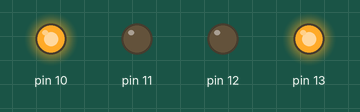
Recording of a sketch running on a simulated Arduino Uno, built with avr-gcc and run on an emulated ATmega328P. Shown: output pins drawn as LEDs (lit = HIGH).

Above: at 0.5 s.
At 1.5 s:
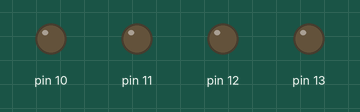
At 5.5 s:
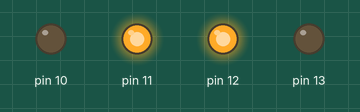
Timing chart, 0 to 6.9 s (numbered marks = the images above):
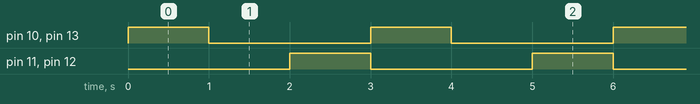

Measured:
- by itself, pin 10–13: alternates HIGH for 1.0 s and LOW for 2.0 s
- by itself, everything shown: repeats every 3.0 s, in 4 steps

The sketch:

sketch_sep21a.ino
```cpp
void setup() {
  // put your setup code here, to run once:
  pinMode(13,1);
  pinMode(12,1);
  pinMode(11,1);
  pinMode(10,1);

}

void loop() {
  // put your main code here, to run repeatedly:
  digitalWrite(13,1);
  digitalWrite(10,1);
  delay(1000);
  digitalWrite(13,0);
  digitalWrite(10,0);
  delay(1000);
  digitalWrite(12,1);
  digitalWrite(11,1);
  delay(1000);
  digitalWrite(12,0);
  digitalWrite(11,0);

}
```
